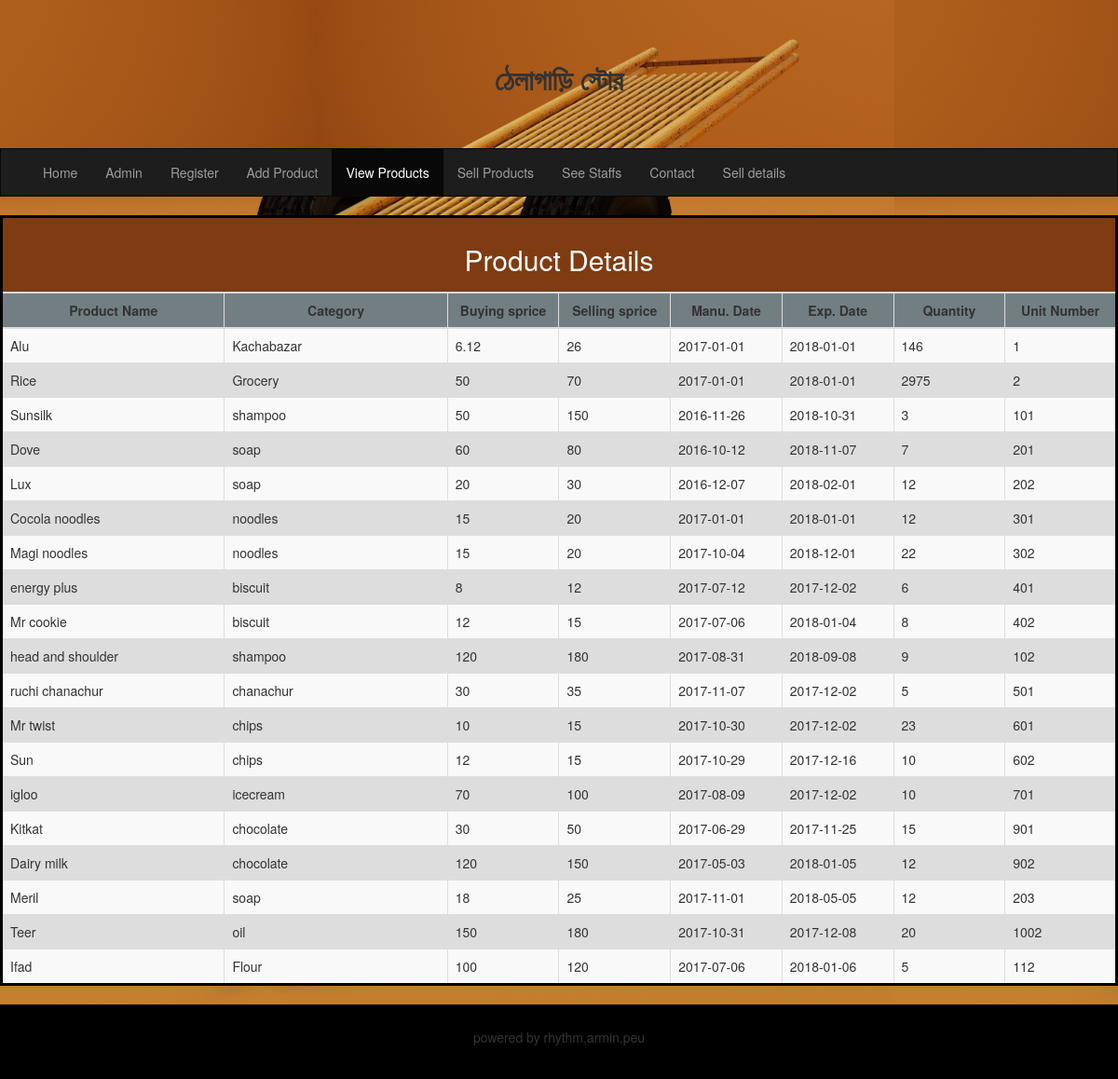
The page /view_product.php on the database its author committed.
### tables this page shows
CREATE TABLE `product` (
  `pname` varchar(30) NOT NULL,
  `catagory` varchar(30) NOT NULL,
  `mdate` date NOT NULL,
  `edate` date NOT NULL,
  `bprice` double NOT NULL,
  `sprice` double NOT NULL,
  `quantity` int(11) NOT NULL,
  `unumber` int(11) NOT NULL
);

### view_product.php (the view, shortened to what this page needs)
<?php
include("master.php");
?>
<nav class="navbar navbar-inverse">
    <div class="container-fluid">
        <div class="collapse navbar-collapse" id="myNavbar">
            <ul class="nav navbar-nav">
                <li><a href="Home.php">Home</a></li>
                <li><a href="admin.php">Admin</a></li>
                <li><a href="register.php">Register</a></li>
                <li><a href="add_product.php">Add Product</a></li>
                <li  class="active"><a href="view_product.php">View Products</a></li>
                <li><a href="sell_product.php">Sell Products</a></li>
                <li><a href="staff.php">See Staffs</a></li>
                <li><a href="contact.php">Contact</a></li>
                <li><a href="sell_details.php">Sell details</a></li>
            </ul>
        </div>
    </div>
</nav>
<div class="table-scrol">
    <div class="table-responsive">
        <table class="table table-bordered table-hover table-striped" style="background-color: #dddddd; border: 3px solid black; table-layout: fixed">
            <thead>
            <tr>
                <th colspan="10" style="background-color: #7f3c12;"><center><h2><font color="white">Product Details</font></h2></center></th>
            </tr>
            <tr style="background-color: #737e83;">
                <th colspan="2"><center>Product Name</center></th>
                <th colspan="2"><center>Category</center></th>
                <th><center>Buying sprice</center></th>
                <th><center>Selling sprice</center></th>
                <th><center>Manu. Date</center></th>
                <th><center>Exp. Date</center></th>
                <th><center>Quantity</center></th>
                <th><center>Unit Number</center></th>
            </tr>
            </thead>
            <?php
            include("database/db_conection.php");
            if(isset($_POST['submit']))
            {
                $user_type  = $_POST['type'];
                $view_product_query="select * from product";
                $run=mysqli_query($dbcon,$view_product_query);
                while($row=mysqli_fetch_array($run))
                {
                    $user_pname  = $row['pname'];
                    $user_category  = $row['catagory'];
                    $user_bprice  = $row['bprice'];
                    $user_sprice = $row['sprice'];
                    $user_mdate = $row['mdate'];
                    $user_edate = $row['edate'];
                    $user_quantity = $row['quantity'];
                    $user_unumber = $row['unumber'];
                    ?>
                    <tr>
                        <td colspan="2"><?php echo $user_pname;  ?></td>
                        <td colspan="2"><?php echo $user_category;  ?></td>
                        <td><?php echo $user_bprice;  ?></td>
                        <td><?php echo $user_sprice;  ?></td>
                        <td><?php echo $user_mdate;  ?></td>
                        <td><?php echo $user_edate;  ?></td>
                        <td><?php echo $user_quantity;  ?></td>
                        <td><?php echo $user_unumber;  ?></td>
                    </tr>
                <?php }?>
            <?php }
            else
            {
                $view_product_query="select * from product";
                $run=mysqli_query($dbcon,$view_product_query);
                while($row=mysqli_fetch_array($run))
                {
                    $user_pname  = $row['pname'];
                    $user_category  = $row['catagory'];
                    $user_bprice  = $row['bprice'];
                    $user_sprice = $row['sprice'];
                    $user_mdate = $row['mdate'];
                    $user_edate = $row['edate'];
                    $user_quantity = $row['quantity'];
                    $user_unumber = $row['unumber'];
                    ?>
                    <tr>
                        <td colspan="2"><?php echo $user_pname;  ?></td>
                        <td colspan="2"><?php echo $user_category;  ?></td>
                        <td><?php echo $user_bprice;  ?></td>
                        <td><?php echo $user_sprice;  ?></td>
                        <td><?php echo $user_mdate;  ?></td>
                        <td><?php echo $user_edate;  ?></td>
                        <td><?php echo $user_quantity;  ?></td>
                        <td><?php echo $user_unumber;  ?></td>
                    </tr>
                <?php } ?>
            <?php } ?>
        </table>
    </div>
</div>
<footer class="container-fluid text-center">
    <p>powered by rhythm,armin,peu</p>
</footer>
</body>
</html>

### master.php (style rules this page uses)
.navbar { background-color: #1d1d1d; margin-bottom: 20px; border-radius: 0; }
footer { background-color: #000; padding: 25px; }

### rows shown on the page
product: pname "Alu", catagory "Kachabazar", bprice "6.12", sprice "26", mdate "2017-01-01", edate "2018-01-01", quantity "146", unumber "1"
product: pname "Rice", catagory "Grocery", bprice "50", sprice "70", mdate "2017-01-01", edate "2018-01-01", quantity "2975", unumber "2"
product: pname "Sunsilk", catagory "shampoo", bprice "50", sprice "150", mdate "2016-11-26", edate "2018-10-31", quantity "3", unumber "101"
product: pname "Dove", catagory "soap", bprice "60", sprice "80", mdate "2016-10-12", edate "2018-11-07", quantity "7", unumber "201"
product: pname "Lux", catagory "soap", bprice "20", sprice "30", mdate "2016-12-07", edate "2018-02-01", quantity "12", unumber "202"
product: pname "Cocola noodles", catagory "noodles", bprice "15", sprice "20", mdate "2017-01-01", edate "2018-01-01", quantity "12", unumber "301"
product: pname "Magi noodles", catagory "noodles", bprice "15", sprice "20", mdate "2017-10-04", edate "2018-12-01", quantity "22", unumber "302"
product: pname "energy plus", catagory "biscuit", bprice "8", sprice "12", mdate "2017-07-12", edate "2017-12-02", quantity "6", unumber "401"
product: pname "Mr cookie", catagory "biscuit", bprice "12", sprice "15", mdate "2017-07-06", edate "2018-01-04", quantity "8", unumber "402"
product: pname "head and shoulder", catagory "shampoo", bprice "120", sprice "180", mdate "2017-08-31", edate "2018-09-08", quantity "9", unumber "102"
product: pname "ruchi chanachur", catagory "chanachur", bprice "30", sprice "35", mdate "2017-11-07", edate "2017-12-02", quantity "5", unumber "501"
product: pname "Mr twist", catagory "chips", bprice "10", sprice "15", mdate "2017-10-30", edate "2017-12-02", quantity "23", unumber "601"
product: pname "Sun", catagory "chips", bprice "12", sprice "15", mdate "2017-10-29", edate "2017-12-16", quantity "10", unumber "602"
product: pname "igloo", catagory "icecream", bprice "70", sprice "100", mdate "2017-08-09", edate "2017-12-02", quantity "10", unumber "701"
product: pname "Kitkat", catagory "chocolate", bprice "30", sprice "50", mdate "2017-06-29", edate "2017-11-25", quantity "15", unumber "901"
product: pname "Dairy milk", catagory "chocolate", bprice "120", sprice "150", mdate "2017-05-03", edate "2018-01-05", quantity "12", unumber "902"
product: pname "Meril", catagory "soap", bprice "18", sprice "25", mdate "2017-11-01", edate "2018-05-05", quantity "12", unumber "203"
product: pname "Teer", catagory "oil", bprice "150", sprice "180", mdate "2017-10-31", edate "2017-12-08", quantity "20", unumber "1002"
product: pname "Ifad", catagory "Flour", bprice "100", sprice "120", mdate "2017-07-06", edate "2018-01-06", quantity "5", unumber "112"
